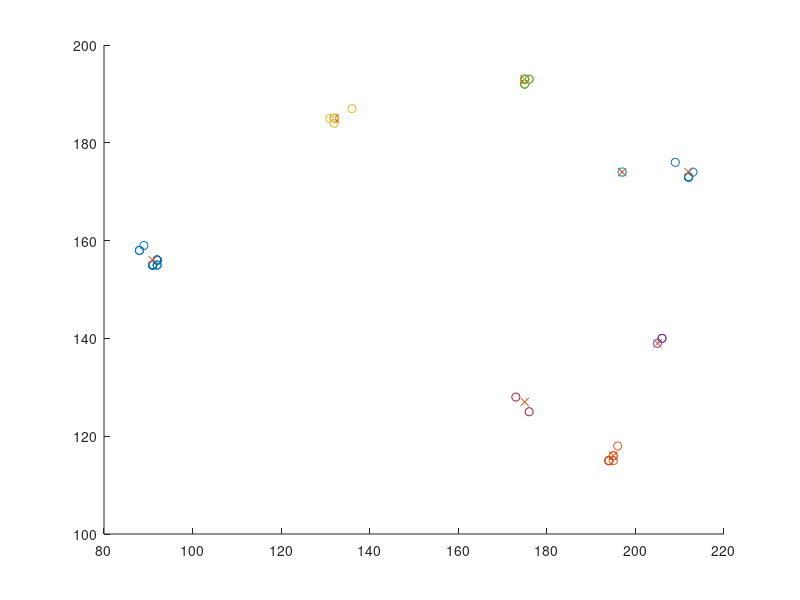

This figure's MATLAB source:
a = [89,159,81;
131,185,216;
209,176,59;
88,158,85;
88,158,85;
173,128,214;
131,185,215;
132,185,214;
92,156,79;
194,115,133;
175,193,176;
205,139,31;
92,156,79;
175,193,176;
196,118,136;
132,185,215;
176,193,177;
206,140,31;
206,140,31;
132,185,215;
176,193,177;
212,173,53;
175,192,176;
194,115,133;
212,173,53;
91,155,78;
91,155,78;
132,184,214;
205,139,30;
91,155,78;
91,155,78;
197,174,152;
197,174,152;
205,139,30;
194,115,133;
194,115,133;
205,139,30;
197,174,152;
197,174,152;
91,155,78;
91,155,78;
205,139,30;
132,185,214;
92,155,79;
92,155,79;
212,173,53;
195,115,134;
175,193,176;
212,173,53;
175,192,176;
136,187,216;
205,139,30;
205,139,30;
175,192,176;
132,185,215;
195,116,134;
175,193,176;
92,156,79;
205,139,30;
175,193,176;
195,116,134;
92,156,79;
132,185,215;
132,185,215;
176,125,211;
92,156,79;
92,156,79;
213,174,53;
132,185,215;
92,156,79];

idk = kmeans(a, 8);
center = zeros(8, 3);

for i = 1:8
    b = a(idk == i, :);
    center(i, :) = mean(b);
end

center = round(center);

hold on;
for i = 1:8
    b = a(idk == i, :);
    b = b';
    scatter3(b(1,:), b(2,:), b(3,:));
end

center = center';
scatter3(center(1,:), center(2,:), center(3,:), 'x');
hold off;